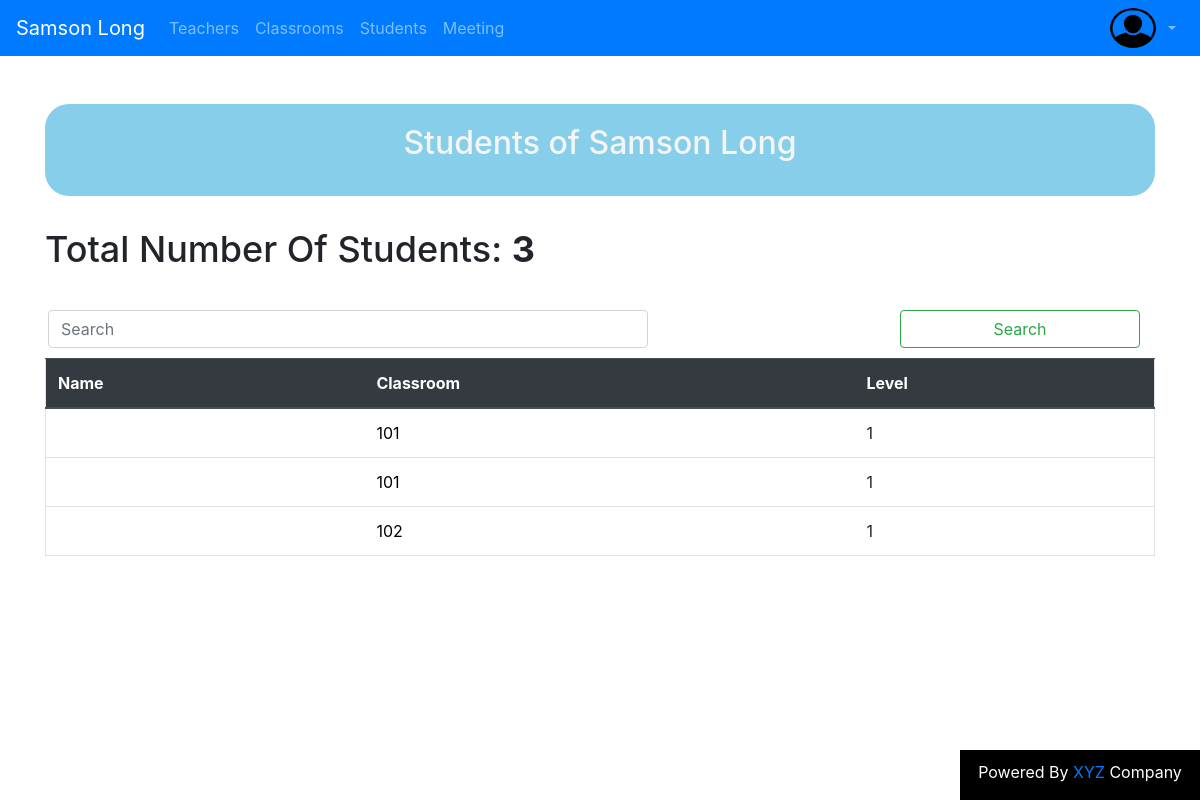
/school/students/ (signed in), run on an earlier commit of the app's database.
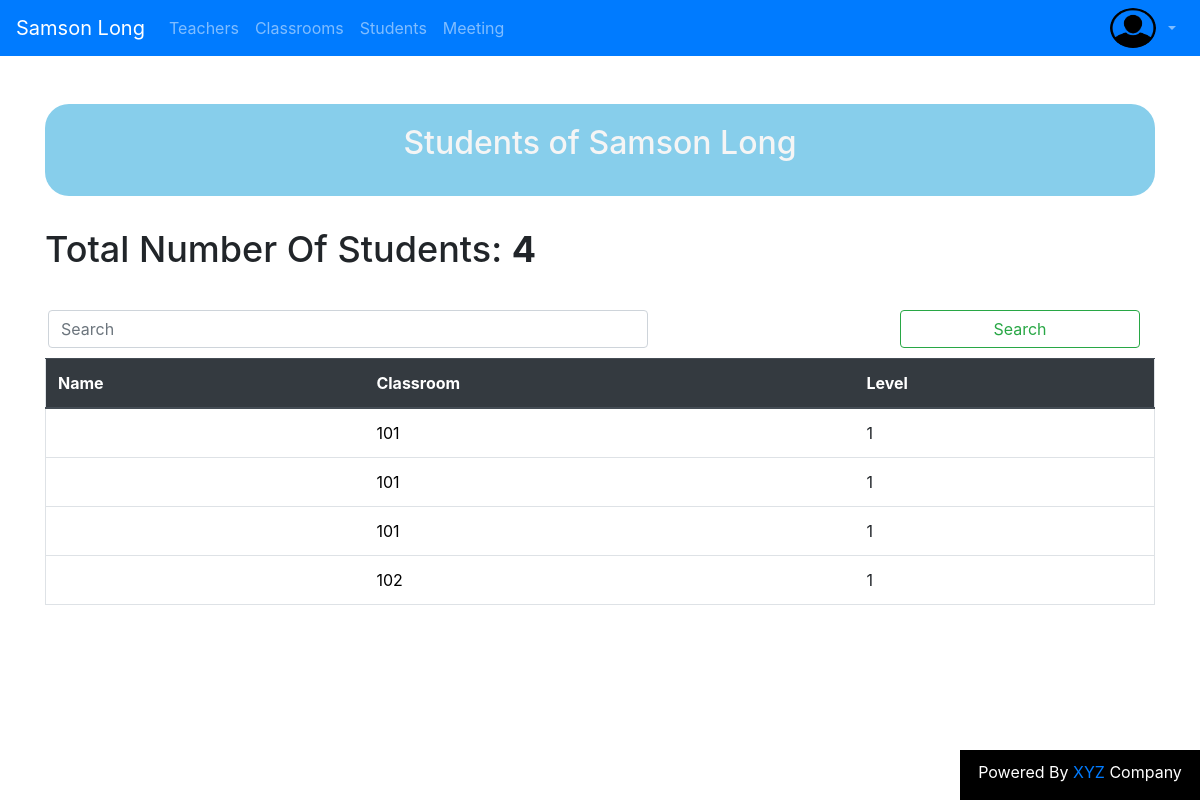
And on a later commit of the database.
### school/models.py (models this page shows, shortened)
class School(models.Model):
    name = models.CharField(max_length=64)
    classrooms_number = models.IntegerField(verbose_name="Number of classes",blank=True,null=True)
    teachers_number = models.IntegerField(verbose_name="Number of teachers in all school",blank=True,null=True)
    students_number = models.IntegerField(verbose_name="Number of students in all school",blank=True,null=True) # sum of students in all classes
    location = models.CharField(max_length=280)
    manager = models.CharField(max_length=50)

class Student(models.Model):
    user = models.OneToOneField(User,on_delete=models.CASCADE,null=True)
    national_ID = models.IntegerField(unique=True,blank=True,null=True)
    academic_number = models.IntegerField(unique=True)
    home_phone = models.IntegerField(blank=True,null=True)
    address = models.CharField(max_length=280)
    classroom = models.ForeignKey(Classroom,on_delete=models.CASCADE,related_name='students')
    birth_date = models.DateField(verbose_name='Date of birth')
    father = models.ForeignKey('school.Father',on_delete=models.CASCADE,null=True,blank=True)
    mother = models.ForeignKey('school.Mother',on_delete=models.CASCADE,null=True,blank=True)
    photo = models.ImageField(upload_to='students/',blank=True,null=True)
    gender = models.IntegerField(choices=GENDER_CHOICES)
    def __str__(self):
        name = '{} {}'.format(self.user.first_name,self.user.last_name)
        return name

class Classroom(models.Model):
    class_number = models.IntegerField(unique=True)
    levels = [
        ('1','1'),
        ('2','2'),
        ('3','3'),
        ('4','4'),
        ('5','5'),
        ('6','6'),
    ]
    level = models.TextField(max_length=2,choices=levels)
    class Meta:
        ordering = ['class_number']
    def __str__(self):
        return str(self.class_number)

### school/views.py (the view)
# urls.py: path('students/',views.StudentsListView.as_view(),name='students'),
class StudentsListView(UserPassesTestMixin,ListView):
    model  = Student
    queryset = Student.objects.all().order_by('classroom')
    context_object_name = 'students'
    def test_func(self):
        return self.request.user.is_staff
    def get_context_data(self, **kwargs):
        context = super().get_context_data(**kwargs)
        school = School.objects.first()
        school_name = school.name
        context['school'] = school_name
        return context

### school/templates/school/student_list.html (shortened to what this page needs)
{% extends 'school/base.html' %}
{%load static%}
{% block head %}
<link rel="stylesheet" href="{% static 'css/students.css' %}">
{% endblock %}
{%block body%}
<div class="container mt-5" id='container'>
<div id='students_header'>
<h2 class='mb-4'>Students of {{school}} </h2>
</div>
<h3 id='students_header_total_number'> Total Number Of Students: <b>{{students.count}}</b></h3>
<div id='search'>
    <div class="container-fluid">
          <input id='search-input' class="form-control me-2" type="search" placeholder="Search" aria-label="Search" >
          <button id='search-button' class="btn btn-outline-success" type="submit">Search</button>
      </div>
</div>
<div id='search-result'>
{%if students %}
<table id='students-table' class="table border">
    <thead class='thead-dark'>
        <th>Name</th>
        <th>Classroom</th>
        <th>Level</th>
    </thead>
    <tbody id='students-table-body'>
        {%for student in students%}
        <tr>
            <td class='student-name'><a href="{% url 'school:student_detail' student.pk %}">{{student | title}}</a></td>
            <td class="classroom"><a href="{% url 'school:classroom_detail' student.classroom.pk %}">{{student.classroom}}</a></td>
            <td>{{student.classroom.level}}</td>
        </tr>
        {%endfor%}
    </tbody>
</table>
{%else%}
<h2>Students of school will appear here.</h2>
{%endif%}
</div>
</div>
{%endblock%}

### school/templates/school/base.html (shortened to what this page needs)
{%load static%}
<!DOCTYPE html>
<html lang="en">
<head>
  <link rel="stylesheet" href="{% static 'css/bootstrap.min.css'%}">
  <link rel="stylesheet" href="{% static 'css/style.css'%}">
  <link rel="stylesheet" href="{% static 'css/footer.css'%}">
  {%block head%}{%endblock%}
</head>
<body>
  <nav class="navbar navbar-expand-md navbar-dark bg-primary">
    <a class="navbar-brand" href="{% url 'school:home' %}">{{school}}</a>
    <div class="collapse navbar-collapse" id="navbarSupportedContent">
    <ul class="navbar-nav mr-auto">
      {%if user.is_staff %}
      <li class="nav-item"> <a class="nav-link" href="{% url 'school:teachers' %}"> Teachers </a></li>
      <li class="nav-item"> <a class="nav-link" href="{% url 'school:classrooms' %}"> Classrooms </a></li>
      <li class="nav-item"> <a class="nav-link" href="{% url 'school:students' %}"> Students </a></li>
      <li class='nav-item'> <a class='nav-link' href="{% url 'school:meetings' %}"> Meeting </a> </li>
      {%endif%}
    </ul>
    {% if user.is_authenticated %}
    <div class="collapse navbar-collapse" id="mainMenu">
      <ul class="navbar-nav ml-auto">
        {%if user.is_staff.photo%}
        <li class='nav-item' style='padding:0;width:46px;'> <a class='nav-link' style="padding: 0;" href=""><img
              id='account-picture' src="{{user.student.photo.url}}" style='margin:0' width="46" height="40"></a></li>
        <li class="nav-item dropdown">
          <a class="nav-link dropdown-toggle" href="#" id="userMenu" data-toggle="dropdown" aria-haspopup="true"
            aria-expanded="false">
            {{ user.username }}</a>
          {%else%}
        <li class='nav-item' style='padding:0;width:46px;'> <a class='nav-link' style="padding: 0;" href=""><img
              id='account-picture' src="{%static 'default/avatar.png'%}" style='margin:0' width="46" height="40"></a>
        </li>
        <li class="nav-item dropdown">
          <a class="nav-link dropdown-toggle" href="#" id="userMenu" data-toggle="dropdown" aria-haspopup="true"
            aria-expanded="false">
            {{ user.first_name  | title}} {{ user.last_name  | title}} </a>
          {%endif%}
        </li>
      </ul>
    </div>
    {%else%}
    <form class="form-inline ml-auto">
      <a href="{%url 'accounts:login'%}" class="btn btn-warning ">Log in</a>
    </form>
    {%endif%}
    </div>
  </nav>
  {% block body%}{%endblock%}
  <footer id='main-footer'>
    <p>Powered By <a target='blank' href="https://www.facebook.com/profile.php?id=100034115106759">XYZ</a> Company</p>
  </footer>
</body>
</html>

### school/static/css/style.css (style rules this page uses)
body { user-select: none; }
#account-picture { border-radius: 50%; }

### school/static/css/footer.css (style rules this page uses)
html { position: relative; min-height: 100%; }
body { margin-bottom: 50px; }
#main-footer { position: absolute; bottom: 0; right: 0; background-color:black; width: 20vw; text-align: center; padding-top: 10px; display:block; }
#main-footer p { color: white; }

### school/static/css/students.css (style rules this page uses)
body { margin-bottom: 60px; }
#search { width: 40%; float: right; margin-bottom: 10px; margin-top: 30px;; }
.student-name { font-size:1.3em; }
.classroom a { text-decoration:none; color:black; }
#search-button { display:inline-block; margin-right:0px; }
#search-input { width:80%; margin-left:0px; }
#students_header { background-color: skyblue; text-align: center; border-radius: 2vw; width:60%; margin-left:19%; padding: 10px; padding-top:20px; color: whitesmoke; }
@media screen and (min-width:576px) { #students_header { width:100%; margin-left:0px; margin-bottom: 2vh; } }
@media screen and (min-width:576px) { #search-input { position:absolute; left:5.5vw; width:50vw; } }
@media screen and (min-width:576px) { #search-button { float:right; width:20vw } }
@media screen and (min-width:576px) { #students_header_total_number { font-size:3vw; margin-top: 4vh; } }
@media screen and (min-width:768px) { #students_header_total_number { font-size:3vw; } }
@media screen and (min-width:992px) { #search-input { left:3.2vw; } }
@media screen and (min-width:1200px) { #search-input { left:4vw; } }

What changed in the data, as far as the page shows it:
added Student: classroom "101", classroom.level "1"
Also different on the page:
{{ students.count }}: "3" → "4"
